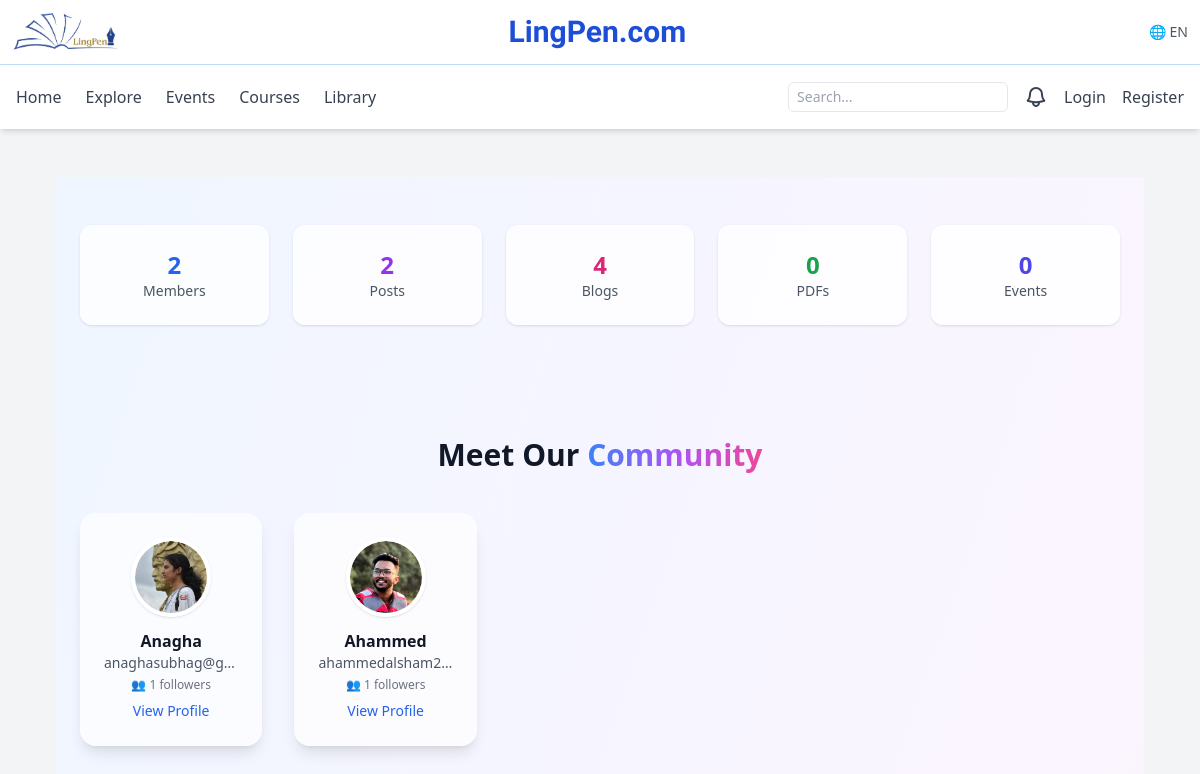
The page / on the database its author committed.
### app/models.py (models this page shows, shortened)
class User(UserMixin, db.Model):
    id = db.Column(db.Integer, primary_key=True)
    username = db.Column(db.String(80), unique=True, nullable=False, index=True)
    email = db.Column(db.String(255), unique=True, nullable=False, index=True)
    password_hash = db.Column(db.String(255), nullable=False)
    is_active = db.Column(db.Boolean, default=True)
    is_admin = db.Column(db.Boolean, default=False)
    email_verified_at = db.Column(db.DateTime)
    created_at = db.Column(db.DateTime, default=datetime.utcnow)
    profile = db.relationship("Profile", uselist=False, back_populates="user")
    following = db.relationship(
        "User",
        secondary=followers,
        primaryjoin=(followers.c.follower_id == id),
        secondaryjoin=(followers.c.followed_id == id),
        backref=db.backref("followers", lazy="dynamic"),
        lazy="dynamic"
    )
    post_comments = db.relationship("PostComment", back_populates="user", lazy="dynamic")
    blog_comments = db.relationship("BlogComment", back_populates="user", lazy="dynamic")

class Profile(db.Model):
    id = db.Column(db.Integer, primary_key=True)
    user_id = db.Column(db.Integer, db.ForeignKey("user.id"), unique=True)
    first_name = db.Column(db.String(80))
    last_name = db.Column(db.String(80))
    dob = db.Column(db.Date)
    photo_url = db.Column(db.String(255))
    cover_url = db.Column(db.String(255))
    about = db.Column(db.Text)
    primary_language = db.Column(db.String(80))
    interests = db.Column(db.String(255))
    proficiency_level = db.Column(db.String(50))
    user = db.relationship("User", back_populates="profile")

### app/__init__.py (the view)
    @app.route("/")
    def home():
        users = User.query.order_by(User.id.desc()).limit(12).all()
        posts = Post.query.order_by(Post.created_at.desc()).limit(6).all()
        blogs = Blog.query.order_by(Blog.created_at.desc()).limit(6).all()  # latest 12 users
        return render_template("home.html", users=users, posts=posts, blogs=blogs)

### app/templates/home.html (shortened to what this page needs)
{% extends "base.html" %}
{% block content %}
<div class="min-h-screen bg-gradient-to-br from-blue-50 via-purple-50 to-pink-50">
  <section class="reveal max-w-[85rem] mx-auto px-6 py-12 grid grid-cols-2 md:grid-cols-5 gap-6 text-center">
  <div class="card-animate p-6 bg-white/80 rounded-xl shadow">
      <p class="text-2xl font-bold text-blue-600">{{ users|length }}</p>
      <p class="text-gray-600 text-sm">Members</p>
    </div>
  <div class="card-animate p-6 bg-white/80 rounded-xl shadow">
      <p class="text-2xl font-bold text-purple-600">{{ posts|length }}</p>
      <p class="text-gray-600 text-sm">Posts</p>
    </div>
  <div class="card-animate p-6 bg-white/80 rounded-xl shadow">
      <p class="text-2xl font-bold text-pink-600">{{ blogs|length }}</p>
      <p class="text-gray-600 text-sm">Blogs</p>
    </div>
  <div class="card-animate p-6 bg-white/80 rounded-xl shadow">
      <p class="text-2xl font-bold text-green-600">{{ pdfs|length }}</p>
      <p class="text-gray-600 text-sm">PDFs</p>
    </div>
  <div class="card-animate p-6 bg-white/80 rounded-xl shadow">
      <p class="text-2xl font-bold text-indigo-600">{{ events|length }}</p>
      <p class="text-gray-600 text-sm">Events</p>
    </div>
  </section>
  <section id="community" class="reveal max-w-[85rem] mx-auto px-6 py-16">
    <h2 class="text-3xl font-bold text-center mb-10">
      Meet Our <span class="bg-clip-text text-transparent bg-gradient-to-r from-blue-500 via-purple-500 to-pink-500">Community</span>
    </h2>
    <div class="grid grid-cols-2 sm:grid-cols-3 md:grid-cols-4 lg:grid-cols-5 gap-8">
      {% for user in users %}
  <div class="group card-animate bg-white/70 backdrop-blur-md rounded-2xl shadow-lg p-6 text-center hover:shadow-2xl hover:bg-white/90">
          {% if user.profile.photo_url %}
            <div class="w-20 h-20 mx-auto rounded-full border-4 border-white shadow mb-3 overflow-hidden relative">
              <img src="{{ user.profile.photo_url }}" class="w-20 h-20 mx-auto rounded-full object-cover avatar-img" onload="this.previousElementSibling.style.display='none'" onerror="this.previousElementSibling.style.display='none'">
            </div>
          {% else %}
            <div class="w-20 h-20 mx-auto flex items-center justify-center rounded-full bg-gradient-to-br from-blue-500 to-purple-600 text-white text-xl font-bold mb-3">
              {{ (user.profile.first_name or user.email)[0] | upper }}
            </div>
          {% endif %}
          <p class="font-semibold">{{ user.profile.first_name or user.email }}</p>
          <p class="text-sm text-gray-600 truncate">{{ user.email }}</p>
          <p class="text-xs text-gray-500 mt-1">👥 {{ user.followers.count() }} followers</p>
          <a href="{{ url_for('users.profile', user_id=user.id) }}" class="mt-2 inline-block text-sm text-blue-600 hover:underline">View Profile</a>
        </div>
      {% endfor %}
    </div>
  </section>
</div>
{% endblock %}

### app/templates/home.html (style rules this page uses)
.reveal { opacity: 0; transform: translateY(18px) scale(0.995); transition: opacity 600ms ease, transform 600ms ease; will-change: opacity, transform; }
.reveal.is-visible { opacity: 1; transform: translateY(0) scale(1); }
.card-animate { transition: transform 250ms cubic-bezier(.2,.9,.2,1), box-shadow 250ms ease; }

### rows shown on the page
User: profile.photo_url (picture), profile "Anagha", email "anaghasubhag@g…", followers.count "1"
User: profile.photo_url (picture), profile "Ahammed", email "ahammedalsham2…", followers.count "1"

### other values the page prints
{{ users|length }} "2"
{{ posts|length }} "2"
{{ blogs|length }} "4"
{{ pdfs|length }} "0"
{{ events|length }} "0"
